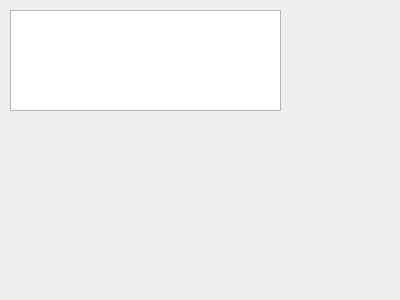
<?xml version="1.0" encoding="UTF-8"?>
<ui version="4.0">
 <class>Form</class>
 <widget class="QWidget" name="Form">
  <property name="geometry">
   <rect>
    <x>0</x>
    <y>0</y>
    <width>400</width>
    <height>300</height>
   </rect>
  </property>
  <property name="windowTitle">
   <string>Form</string>
  </property>
  <widget class="QPlainTextEdit" name="uiInput">
   <property name="geometry">
    <rect>
     <x>10</x>
     <y>10</y>
     <width>271</width>
     <height>101</height>
    </rect>
   </property>
  </widget>
 </widget>
 <resources/>
 <connections/>
</ui>
